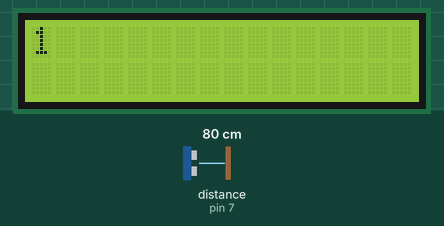
Bench run of a sketch on a simulated Arduino Uno, built with avr-gcc and run on an emulated ATmega328P. On the bench: 16×2 character LCD. Wiring (inferred from the names in the program): ultrasonic range finder: trigger pin 6; echo pin 7. The inputs (shaded band) are chosen by the test bench; at power-on: distance to the obstacle (sensor on pin 7) 80 cm. The echo pulse lasts 58.3 µs per cm.

Above: at 0.6 s.
At 5.2 s:
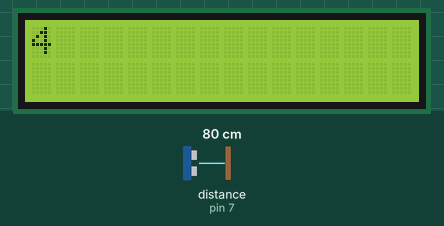
At 9.7 s:
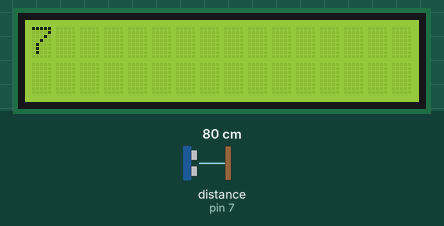
At 18.8 s:
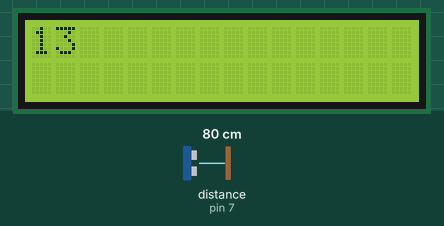
At 27.8 s:
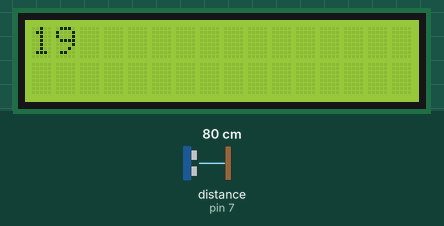
At 38.4 s:
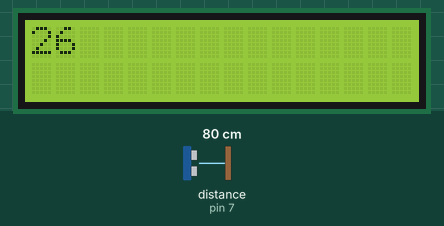

The sketch:

footfall_counter1.ino
```cpp
#include <LiquidCrystal.h>

//initialize the pins
const int trigPin = 6;
const int echoPin = 7;
int count = 0;

//initialize the variables
long duration;
int distance;

//interfacing the LCD display
const int rs = 12, en = 11, d4 = 5, d5 = 4, d6 = 3, d7 = 2;
LiquidCrystal lcd(rs, en, d4, d5, d6, d7);

void setup()
{
 //setup code to run once:
  pinMode(trigPin, OUTPUT);
  pinMode(echoPin, INPUT);

  lcd.begin(16,2);
  lcd.clear();
  Serial.begin(9600);
}

void loop()
{
  lcd.clear();
  digitalWrite(trigPin,HIGH);
  delayMicroseconds(1000);
  digitalWrite(trigPin,LOW);
  duration = pulseIn(echoPin, HIGH);
  distance = (duration/2)/29.1;
  delay(500);

  //suppose I have fixed the ultrasonic senser at the distance of 100 cm
  if (distance <100)
  {
    count++;
  }

  lcd.clear();
  lcd.print(count);
  delay(1000);
}
```

Measured:
- what the display in image 0 shows lasts 1.0 s, from 0.6 s to 1.6 s
